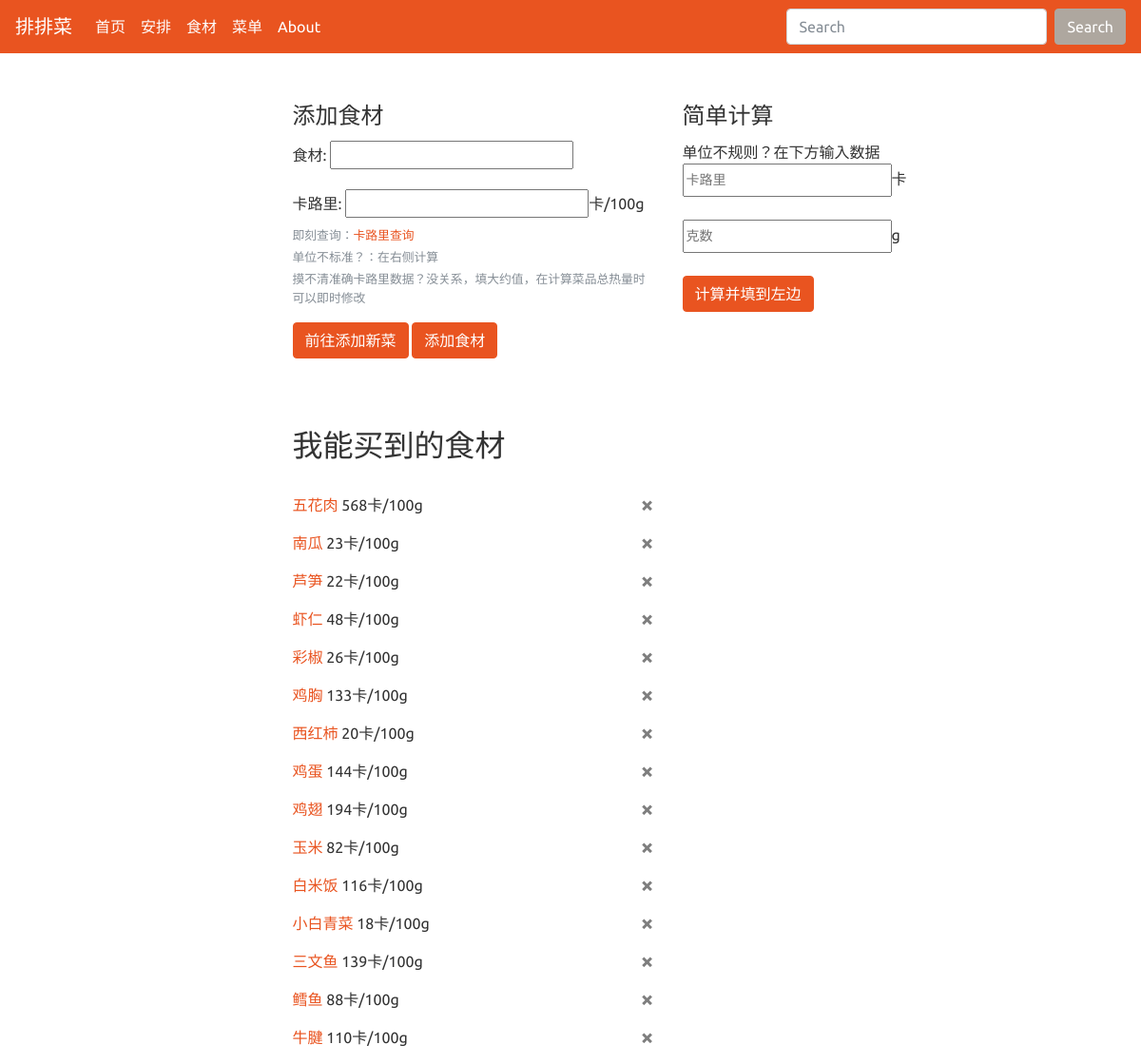
The page /ingredient/ on the database as committed earlier.
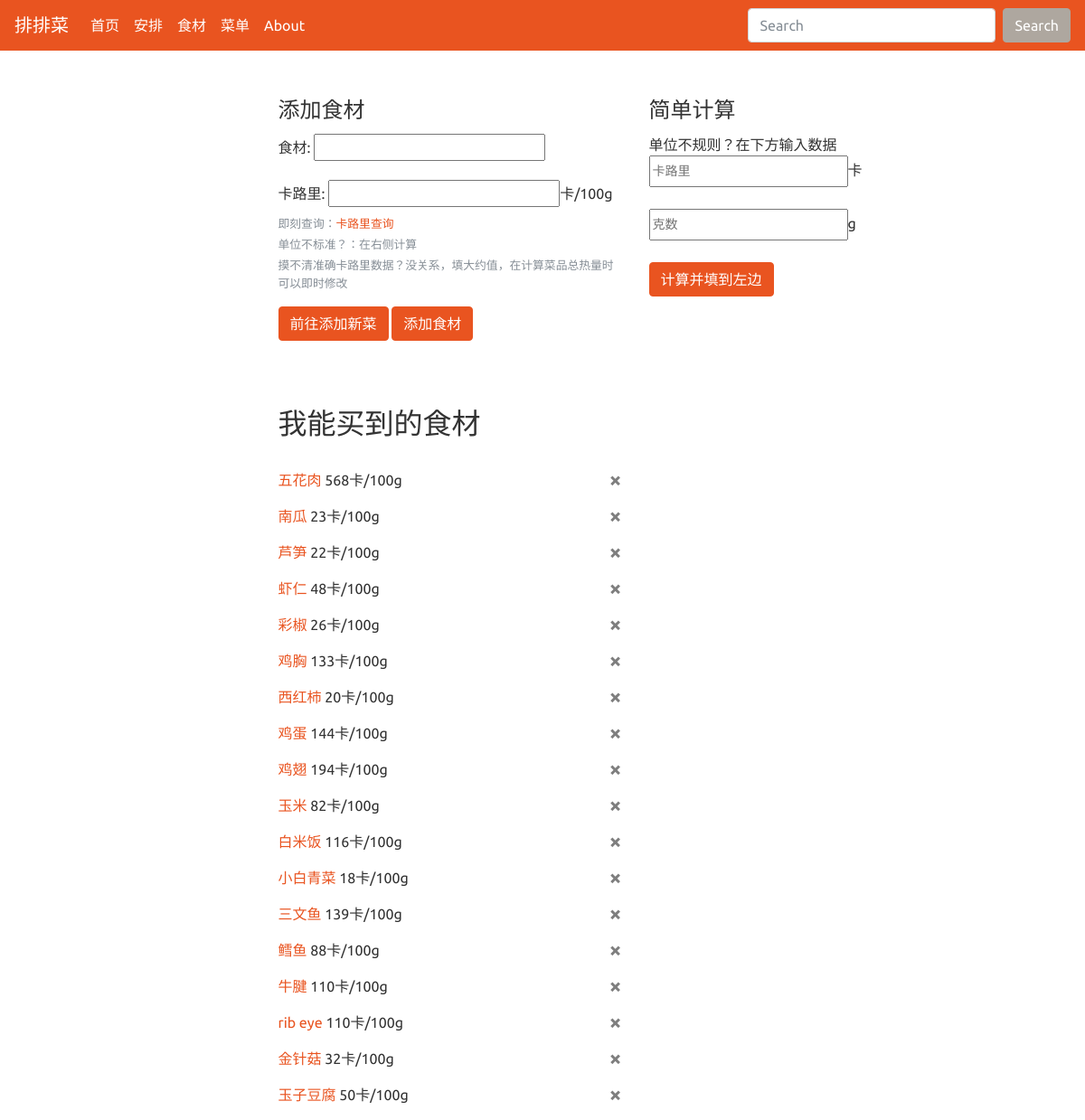
The same page on the database as committed later.
### AutoGener/models.py (models this page shows, shortened)
class CanGet(models.Model):
    name = models.CharField(max_length=10)
    cal = models.PositiveIntegerField()

### AutoGener/views.py (the view, shortened to what this page needs)
# urls.py: path('ingredient/', views.get_ingredient, name='ingredient')
def get_ingredient(request):
    form = IngredientForm(auto_id="ingre_%s")
    ingredientlist = CanGet.objects.all()
    duplicate = ''
    context = {'ingredientlist': ingredientlist, 'form': form, 'duplicate': duplicate}
    return render(request, 'AutoGener/ingredientform.html', context)

### AutoGener/forms.py
class IngredientForm(forms.ModelForm):
    name = forms.CharField(max_length=10)
    cal = forms.NumberInput()
    class Meta:
        model = CanGet
        fields = ['name', 'cal']
        labels = {
            'name': '食材'
        }

### templates/AutoGener/ingredientform.html (shortened to what this page needs)
{% extends 'AutoGener/base.html' %}
{% block main %}
<div class = "dishBlock">
  <form action="/ingredient/" method="post">
    <fieldset>
      <legend>添加食材</legend>
      <div class="form-group">
        <label for="exampleInputPassword1">食材:</label>
        {{ form.name }}
      </div>
      <div class="form-group">
        <label for="exampleInputPassword1">卡路里:</label>
        {{ form.cal }}卡/100g
        <small id="fileHelp" class="form-text text-muted">即刻查询：<a href="http://www.boohee.com/food/" target="_blank">卡路里查询</a></small>
        <small id="fileHelp" class="form-text text-muted">单位不标准？：在右侧计算</small>
        <small id="fileHelp" class="form-text text-muted">摸不清准确卡路里数据？没关系，填大约值，在计算菜品总热量时可以即时修改</small>
      </div>
      <a class="btn btn-primary" target="_blank" href="{% url 'AutoGener:dish' %}" >前往添加新菜</a>
      <button type="submit" class="btn btn-primary">添加食材</button>
    </fieldset>
  </form>
</div>
<br>
<br>
<br>
<div>
  <div>
  <h2>我能买到的食材</h2>
  <br>
  {% for ingre in ingredientlist %}
        <p> <a href="#">{{ ingre.name }}</a> {{ ingre.cal }}卡/100g
          <a class="close" href="{% url 'AutoGener:ingre_delete' ingre.name %}" >&times;</a>
        </p>
  {% empty %}
    <div><p>还没有食材哦！</p></div>
  {% endfor %}
    </div>
</div>
{% endblock %}
{% block side %}
  <div>
  <legend>简单计算</legend>
    <p>单位不规则？在下方输入数据
    <br>
    <input id="calo" class="col-form-label col-form-label-sm" placeholder="卡路里" />卡
    <br>
    <br>
    <input id="weight" class="col-form-label col-form-label-sm" placeholder="克数" />g
    <br>
    <br>
    <button class="btn btn-primary" id="calculate" >计算并填到左边</button>
  </div>
{% endblock %}

### templates/AutoGener/base.html (shortened to what this page needs)
{% load static %}
<!DOCTYPE html>
<html lang="en">
<head>
    <link rel="stylesheet" href="{% static 'AutoGener/css/bootstrap.css' %}" />
</head>
<body>
<nav class="navbar navbar-expand-lg navbar-dark bg-primary">
  <a class="navbar-brand" href="{% url 'AutoGener:index' %}">排排菜</a>
  <div class="collapse navbar-collapse" id="navbarColor01">
    <ul class="navbar-nav mr-auto">
      <li class="nav-item active">
        <a class="nav-link" href="{% url 'AutoGener:index' %}">首页 <span class="sr-only">(current)</span></a>
      </li>
      <li class="nav-item active">
        <a class="nav-link" href="{% url 'AutoGener:schedule' %}">安排</a>
      </li>
      <li class="nav-item active">
        <a class="nav-link" href="{% url 'AutoGener:ingredient' %}">食材</a>
      </li>
      <li class="nav-item active">
        <a class="nav-link" href="{% url 'AutoGener:dish' %}">菜单</a>
      </li>
      <li class="nav-item active">
        <a class="nav-link" href="#">About</a>
      </li>
    </ul>
    <form class="form-inline my-2 my-lg-0">
      <input class="form-control mr-sm-2" type="text" placeholder="Search">
      <button class="btn btn-secondary my-2 my-sm-0" type="submit">Search</button>
    </form>
  </div>
</nav>
<br>
<br>
<div class = "row">
  <div class="col-md-3">
  </div>
<div class="col-md-4">
  {% block main %}
  {% endblock %}
</div>
<div class="col-md-4">
    {% block side %}
    {% endblock %}
</div>
</div>
</body>
</html>

Rows that differ between the two databases and show on the page:
added CanGet: name "rib eye", cal "110"
added CanGet: name "金针菇", cal "32"
added CanGet: name "玉子豆腐", cal "50"
